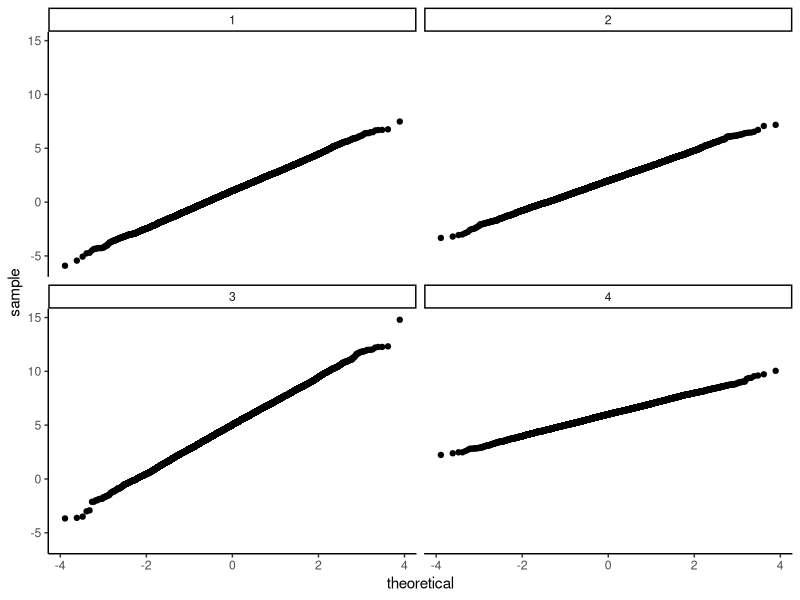

Reproduce this figure in R.
## ---- chunk 1
library(tidyverse)
knitr::opts_chunk$set(echo = TRUE, 
                      fig.width = 5,
                      fig.height = 3,
                      out.width = "75%", 
                      fig.align = "center")
options(list(dplyr.summarise.inform = FALSE))
theme_set( theme_classic() )

## ---- chunk 2
generate_data <- function(parameters) {

  # generate pseudo-random numbers and use those to
  # make some data
  
  return(sim_data)
}
## ---- chunk 3
generate_data <- function(mu, sigma_sq, sample_size) {

  N <- sum(sample_size) 
  g <- length(sample_size) 
  
  group <- rep(1:g, times = sample_size) 
  mu_long <- rep(mu, times = sample_size)
  sigma_long <- rep(sqrt(sigma_sq), times = sample_size) 
  
  x <- rnorm(N, mean = mu_long, sd = sigma_long)
  sim_data <- tibble(group = group, x = x)
    
  return(sim_data)
}
## ---- chunk 4
mu <- c(1, 2, 5, 6)
sigma_sq <- c(3, 2, 5, 1)
sample_size <- c(3, 6, 2, 4)

sim_dat <- generate_data(mu = mu, 
                         sigma_sq = sigma_sq, 
                         sample_size = sample_size)
sim_dat
## ---- chunk 5
check_data <- generate_data(mu = mu, sigma_sq = sigma_sq,
                            sample_size = rep(10000, 4))

chk <- check_data %>% group_by( group ) %>%
  dplyr::summarise( n = n(),
             mean = mean( x ),
             var = var( x ) ) %>%
  mutate( mu = mu,
          sigma2 = sigma_sq ) %>%
  relocate( group, n, mean, mu, var, sigma2 )
chk
## ---- chunk 6
ggplot( check_data, aes( sample=x ) ) +
  facet_wrap( ~ group ) +
  stat_qq()
## ---- chunk 7
r_tss <- function(n, mean, sd, df) {
  mean + sd * sqrt( (df-2)/df ) * rt(n = n, df = df)
}

r_tss(n = 8, mean = 3, sd = 2, df = 5)
